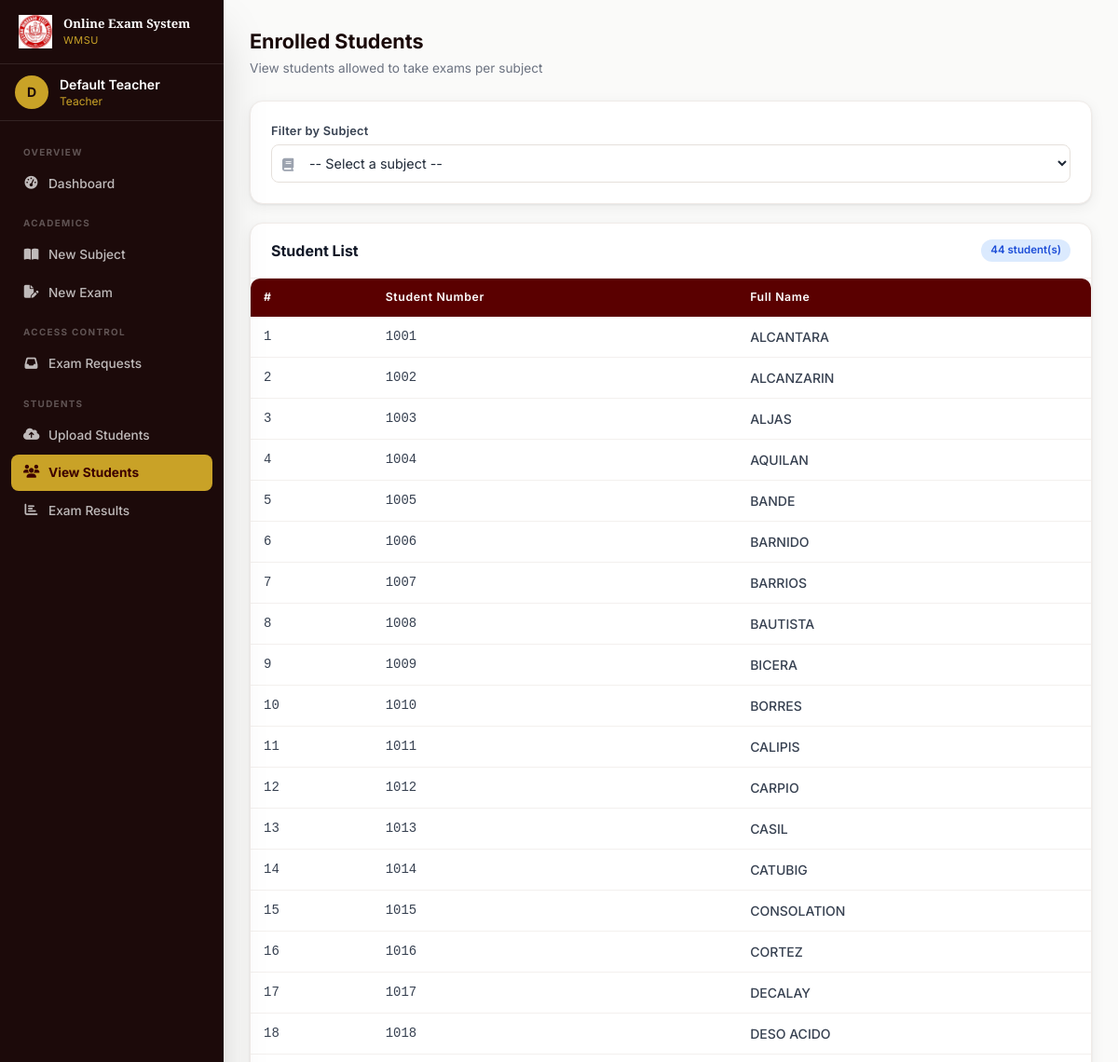
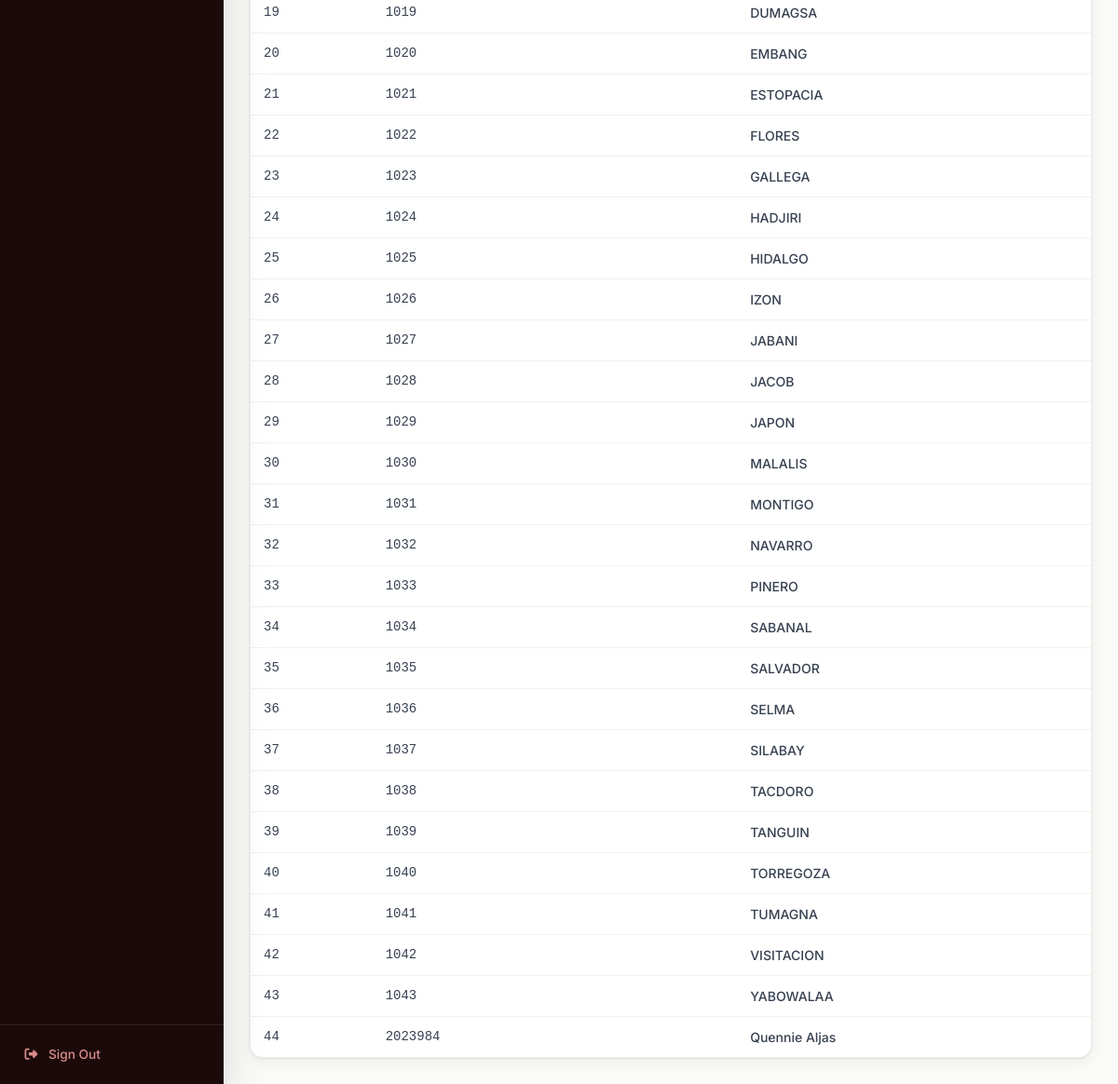
The page /teacher/view_allowed_students?subject_id=3 (signed in) on the database its author committed (2 pictures, top to bottom).
### tables this page shows
CREATE TABLE allowed_students (
        id INTEGER PRIMARY KEY AUTOINCREMENT,
        student_number INTEGER NOT NULL,
        student_name TEXT NOT NULL,
        subject_id INTEGER NOT NULL,
        UNIQUE(student_number, subject_id),
        FOREIGN KEY (subject_id) REFERENCES subjects (id)
    );

### app.py (the view)
@app.route('/teacher/view_allowed_students')
@login_required
@role_required('teacher')
def view_allowed_students():
    conn = get_db()
    subjects = db_execute(conn, "SELECT * FROM subjects WHERE teacher_id = ?", (session['user_id'],)).fetchall()
    selected_subject = request.args.get('subject_id')
    students = []
    if selected_subject:
        students = db_execute(conn, "SELECT * FROM allowed_students WHERE subject_id = ?", (selected_subject,)).fetchall()
    conn.close()
    return render_template('view_allowed_students.html', subjects=subjects, students=students, selected_subject=selected_subject)

### app.py (called while the page is built)
def get_db():
    if USE_POSTGRES:
        conn = psycopg2.connect(DATABASE_URL)
        conn.autocommit = False
        return conn
    else:
        conn = sqlite3.connect('examination.db')
        conn.row_factory = sqlite3.Row
        return conn

def db_cursor(conn):
    if USE_POSTGRES:
        return conn.cursor(cursor_factory=psycopg2.extras.RealDictCursor)
    return conn.cursor()

def db_execute(conn, sql, params=()):
    if USE_POSTGRES:
        sql = sql.replace('?', '%s')
    cur = db_cursor(conn)
    cur.execute(sql, params)
    return cur

def login_required(f):
    @wraps(f)
    def decorated(*args, **kwargs):
        if 'user_id' not in session:
            flash('Please sign in to continue.', 'danger')
            return redirect(url_for('login'))
        return f(*args, **kwargs)
    return decorated

def role_required(role):
    def decorator(f):
        @wraps(f)
        def decorated(*args, **kwargs):
            if session.get('role') != role:
                flash('You do not have permission to access that page.', 'danger')
                return redirect(url_for('dashboard'))
            return f(*args, **kwargs)
        return decorated
    return decorator

### templates/view_allowed_students.html (shortened to what this page needs)
{% extends "base.html" %}
{% block content %}
<div class="mb-6">
    <h1 class="page-title">Enrolled Students</h1>
    <p class="page-subtitle">View students allowed to take exams per subject</p>
</div>
<div class="card mb-5">
    <div class="card-body">
        <form method="GET" class="flex flex-wrap gap-3 items-end">
            <div class="flex-1 min-w-52">
                <label class="form-label">Filter by Subject</label>
                <div class="relative">
                    <span class="absolute left-3 top-1/2 -translate-y-1/2 text-gray-400"><i class="fas fa-book text-sm"></i></span>
                    <select name="subject_id" class="form-input pl-9 cursor-pointer" onchange="this.form.submit()">
                        <option value="">-- Select a subject --</option>
                    </select>
                </div>
            </div>
        </form>
    </div>
</div>
{% if students %}
<div class="card">
    <div class="card-header">
        <h2 class="font-bold text-gray-900 text-base">Student List</h2>
        <span class="badge badge-blue">{{ students|length }} student(s)</span>
    </div>
    <div class="table-wrap">
        <table class="data-table">
            <thead>
                <tr>
                    <th>#</th>
                    <th>Student Number</th>
                    <th>Full Name</th>
                </tr>
            </thead>
            <tbody>
                {% for student in students %}
                <tr>
                    <td class="text-gray-400 text-xs font-mono">{{ loop.index }}</td>
                    <td class="font-mono text-sm">{{ student.student_number }}</td>
                    <td class="font-medium text-gray-800">{{ student.student_name }}</td>
                </tr>
                {% endfor %}
            </tbody>
        </table>
    </div>
</div>
{% endif %}
{% endblock %}

### templates/base.html (shortened to what this page needs)
<!DOCTYPE html>
<html lang="en">
<head>
    <script src="https://cdn.tailwindcss.com"></script>
    <link rel="stylesheet" href="https://cdnjs.cloudflare.com/ajax/libs/font-awesome/6.5.0/css/all.min.css">
</head>
<body class="bg-stone-50 text-gray-900 antialiased">
{% if session.user_id %}
<aside id="sidebar" class="fixed top-0 left-0 h-full w-60 bg-maroon-900 z-30 transition-transform duration-300 flex flex-col shadow-2xl">
    <div class="px-5 py-4 border-b border-white/10 flex items-center gap-3 flex-shrink-0">
        <img src="{{ url_for('static', filename='img/wmsu_logo.png') }}" alt="WMSU" class="w-9 h-9 object-contain flex-shrink-0">
        <div class="min-w-0">
            <div class="font-display text-white font-bold text-[.82rem] leading-tight">Online Exam System</div>
            <div class="text-gold-500 text-[.68rem] tracking-wider mt-0.5">WMSU</div>
        </div>
    </div>
    <div class="px-4 py-3 border-b border-white/10 flex-shrink-0">
        <div class="flex items-center gap-3">
            <div class="w-9 h-9 rounded-full bg-gold-500 flex items-center justify-center flex-shrink-0">
                <span class="text-maroon-900 font-bold text-sm">{{ (session.name or 'U')[0]|upper }}</span>
            </div>
            <div class="min-w-0">
                <div class="text-white text-sm font-semibold truncate">{{ session.name }}</div>
                <div class="text-gold-500 text-xs capitalize">{{ session.role }}</div>
            </div>
        </div>
    </div>
    <nav class="flex-1 p-3 overflow-y-auto space-y-0.5">
        {% if session.role == 'teacher' %}
        <div class="nav-section">Overview</div>
        <a href="{{ url_for('teacher_dashboard') }}" class="sidebar-link {% if request.endpoint=='teacher_dashboard' %}active{% endif %}"><i class="fas fa-gauge-high"></i>Dashboard</a>
        <div class="nav-section">Academics</div>
        <a href="{{ url_for('create_subject') }}" class="sidebar-link {% if request.endpoint=='create_subject' %}active{% endif %}"><i class="fas fa-book-open"></i>New Subject</a>
        <a href="{{ url_for('create_exam') }}" class="sidebar-link {% if request.endpoint=='create_exam' %}active{% endif %}"><i class="fas fa-file-pen"></i>New Exam</a>
        <div class="nav-section">Access Control</div>
        <a href="{{ url_for('exam_requests') }}" class="sidebar-link {% if request.endpoint in ['exam_requests','approve_request','reject_request'] %}active{% endif %}" style="position:relative">
            <i class="fas fa-inbox"></i>Exam Requests
        </a>
        <div class="nav-section">Students</div>
        <a href="{{ url_for('upload_students') }}" class="sidebar-link {% if request.endpoint=='upload_students' %}active{% endif %}"><i class="fas fa-cloud-arrow-up"></i>Upload Students</a>
        <a href="{{ url_for('view_allowed_students') }}" class="sidebar-link {% if request.endpoint=='view_allowed_students' %}active{% endif %}"><i class="fas fa-users"></i>View Students</a>
        <a href="{{ url_for('view_results') }}" class="sidebar-link {% if request.endpoint=='view_results' %}active{% endif %}"><i class="fas fa-chart-bar"></i>Exam Results</a>
        {% endif %}
    </nav>
    <div class="p-3 border-t border-white/10 flex-shrink-0">
        <a href="{{ url_for('logout') }}" class="sidebar-link" style="color:rgba(252,165,165,.85)" onmouseover="this.style.background='rgba(153,27,27,.4)';this.style.color='#fca5a5'" onmouseout="this.style.background='';this.style.color='rgba(252,165,165,.85)'">
            <i class="fas fa-right-from-bracket"></i>Sign Out
        </a>
    </div>
</aside>
<div class="lg:ml-60 min-h-screen flex flex-col">
    <main class="flex-1 p-4 sm:p-6 lg:p-7 animate-fade-in">
        {% block content %}{% endblock %}
    </main>
</div>
{% endif %}
</body>
</html>

### templates/base.html (style rules this page uses)
* { box-sizing:border-box }
html { scroll-behavior:smooth }
body { font-family:'Inter',system-ui,sans-serif }
.sidebar-link { display:flex;align-items:center;gap:10px;padding:9px 13px;border-radius:8px;font-size:.855rem;font-weight:500;color:rgba(255,255,255,.72);transition:all .2s;text-decoration:none }
.sidebar-link.active { background:#c9a227;color:#3d0000;font-weight:700 }
.sidebar-link i { width:17px;text-align:center;font-size:.87rem;flex-shrink:0 }
.nav-section { font-size:.62rem;font-weight:700;letter-spacing:.13em;text-transform:uppercase;color:rgba(255,255,255,.3);padding:14px 13px 5px }
.data-table { width:100%;border-collapse:collapse }
.data-table th { background:#5a0000;color:#fff;padding:11px 14px;text-align:left;font-size:.77rem;font-weight:600;letter-spacing:.05em;white-space:nowrap }
.data-table th:first-child { border-radius:8px 0 0 0 }
.data-table th:last-child { border-radius:0 8px 0 0 }
.data-table td { padding:11px 14px;font-size:.875rem;color:#374151;border-bottom:1px solid #f3f0ee;vertical-align:middle }
.data-table tbody tr { background:#fff;transition:background .15s }
.data-table tbody tr:last-child td { border-bottom:none }
.form-input { width:100%;padding:10px 13px;border:1.5px solid #e5e0db;border-radius:8px;font-size:.9rem;font-family:'Inter',sans-serif;transition:all .2s;background:#fff;color:#1f2937 }
.form-input::placeholder { color:#9ca3af }
select.form-input { cursor:pointer }
.form-label { display:block;font-size:.8rem;font-weight:600;color:#374151;margin-bottom:5px;letter-spacing:.02em }
.badge { display:inline-flex;align-items:center;gap:4px;padding:3px 10px;border-radius:20px;font-size:.72rem;font-weight:600 }
.badge-blue { background:#dbeafe;color:#1d4ed8 }
.card { background:#fff;border-radius:14px;box-shadow:0 1px 3px rgba(0,0,0,.08),0 4px 16px rgba(0,0,0,.06);border:1px solid #f0ebe8;overflow:hidden }
.card-header { padding:17px 22px;border-bottom:1px solid #f3f0ee;display:flex;align-items:center;justify-content:space-between;flex-wrap:wrap;gap:10px }
.card-body { padding:22px }
.page-title { font-size:1.35rem;font-weight:700;color:#1a0a0a;margin-bottom:3px }
.page-subtitle { font-size:.855rem;color:#6b7280 }
a { text-decoration:none }
.animate-fade-in { animation:fadeIn .35s ease both }
.table-wrap { overflow-x:auto;border-radius:10px;box-shadow:0 1px 3px rgba(0,0,0,.08) }

### rows shown on the page
allowed_students: student_number "1001", student_name "ALCANTARA"
allowed_students: student_number "1002", student_name "ALCANZARIN"
allowed_students: student_number "1003", student_name "ALJAS"
allowed_students: student_number "1004", student_name "AQUILAN"
allowed_students: student_number "1005", student_name "BANDE"
allowed_students: student_number "1006", student_name "BARNIDO"
allowed_students: student_number "1007", student_name "BARRIOS"
allowed_students: student_number "1008", student_name "BAUTISTA"
allowed_students: student_number "1009", student_name "BICERA"
allowed_students: student_number "1010", student_name "BORRES"
allowed_students: student_number "1011", student_name "CALIPIS"
allowed_students: student_number "1012", student_name "CARPIO"
allowed_students: student_number "1013", student_name "CASIL"
allowed_students: student_number "1014", student_name "CATUBIG"
allowed_students: student_number "1015", student_name "CONSOLATION"
allowed_students: student_number "1016", student_name "CORTEZ"
allowed_students: student_number "1017", student_name "DECALAY"
allowed_students: student_number "1018", student_name "DESO ACIDO"
allowed_students: student_number "1019", student_name "DUMAGSA"
allowed_students: student_number "1020", student_name "EMBANG"
allowed_students: student_number "1021", student_name "ESTOPACIA"
allowed_students: student_number "1022", student_name "FLORES"
allowed_students: student_number "1023", student_name "GALLEGA"
allowed_students: student_number "1024", student_name "HADJIRI"
allowed_students: student_number "1025", student_name "HIDALGO"
allowed_students: student_number "1026", student_name "IZON"
allowed_students: student_number "1027", student_name "JABANI"
allowed_students: student_number "1028", student_name "JACOB"
allowed_students: student_number "1029", student_name "JAPON"
allowed_students: student_number "1030", student_name "MALALIS"
allowed_students: student_number "1031", student_name "MONTIGO"
allowed_students: student_number "1032", student_name "NAVARRO"
allowed_students: student_number "1033", student_name "PINERO"
allowed_students: student_number "1034", student_name "SABANAL"
allowed_students: student_number "1035", student_name "SALVADOR"
allowed_students: student_number "1036", student_name "SELMA"
allowed_students: student_number "1037", student_name "SILABAY"
allowed_students: student_number "1038", student_name "TACDORO"
allowed_students: student_number "1039", student_name "TANGUIN"
allowed_students: student_number "1040", student_name "TORREGOZA"
allowed_students: student_number "1041", student_name "TUMAGNA"
allowed_students: student_number "1042", student_name "VISITACION"
allowed_students: student_number "1043", student_name "YABOWALAA"
allowed_students: student_number "2023984", student_name "Quennie Aljas"

### other values the page prints
{{ (session.name or 'U')[0]|upper }} "D"
{{ session.name }} "Default Teacher"
{{ session.role }} "Teacher"
{{ students|length }} "44"
